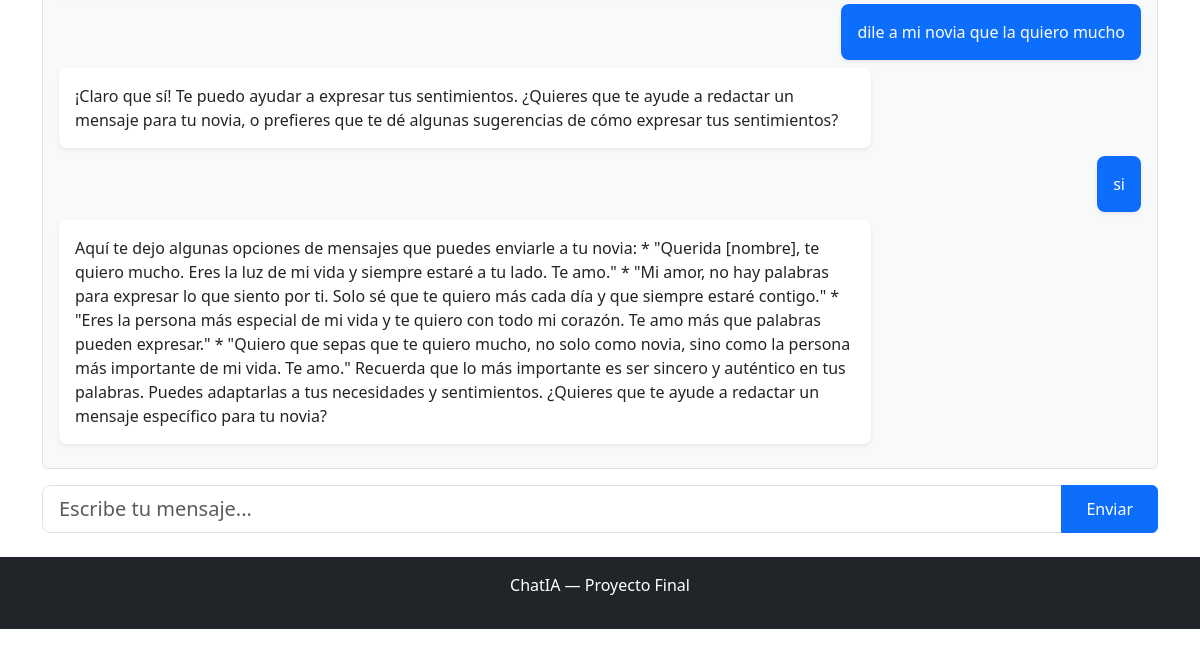
The page /chat/2/ (signed in, lower part) on the database as committed earlier.
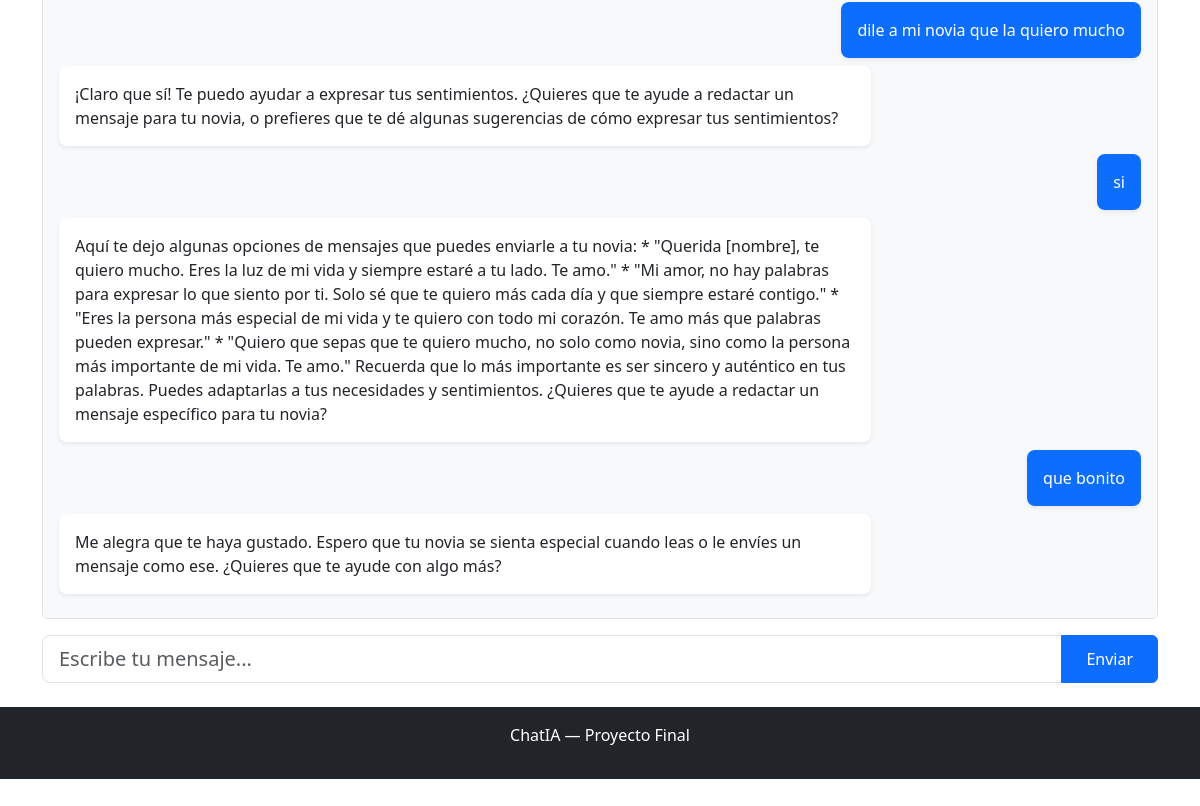
The same page on the database as committed later.
### chat/models.py (models this page shows, shortened)
class Mensaje(models.Model):
    ROL_CHOIZES = [
        ('User', 'Usuario'),
        ('assistant', 'Asistente'),
    ]
    conversacion = models.ForeignKey(Conversacion, on_delete=models.CASCADE)
    rol = models.CharField(max_length=20, choices=ROL_CHOIZES)
    contenido = models.TextField()
    creado = models.DateTimeField(auto_now_add=True)

### chat/views.py (the view, shortened to what this page needs)
# urls.py: path('chat/<int:id>/',views.chat_detalle,name='chat_detalle')
@login_required
def chat_detalle(request,id):
    conv = get_object_or_404(Conversacion,id=id,usuario=request.user)
    mensaje = conv.mensaje_set.order_by('creado')
    return render(request,"chat/chat_detalle.html",{
            'conv':conv,
            'mensaje':mensaje})

### chat/templates/chat/chat_detalle.html (shortened to what this page needs)
{% extends "chat/base.html" %}
{% block content %}
<div class="d-flex flex-column" style="height: 75vh;">
    <div id="mensajes" class="flex-grow-1 overflow-auto mb-3 p-3 rounded"
         style="background:#f8f9fa; border: 1px solid #dee2e6;">
        {% if mensaje %}
            {% for msg in mensaje %}
                <div class="d-flex {% if msg.rol == 'User' %}justify-content-end{% else %}justify-content-start{% endif %} mb-2">
                    <div class="p-3 rounded-3 shadow-sm"
                         style="max-width:75%;
                                background: {% if msg.rol == 'User' %}#0d6efd{% else %}#ffffff{% endif %};
                                color: {% if msg.rol == 'User' %}#ffffff{% else %}#212529{% endif %};">
                        {{ msg.contenido }}
                    </div>
                </div>
            {% endfor %}
        {% else %}
            <p class="text-center text-muted mt-5">Escribe el primer mensaje.</p>
        {% endif %}
    </div>
<form hx-post="/chat/{{ conv.id }}/"
      hx-target="#mensajes"
      hx-swap="innerHTML"
      hx-on="htmx:afterRequest: this.reset()">
    <div class="input-group">
        <input type="text" name="mensaje" class="form-control form-control-lg"
               placeholder="Escribe tu mensaje..." autocomplete="off">
        <button class="btn btn-primary px-4" type="submit">Enviar</button>
    </div>
</form>
</div>
{% endblock %}

Rows that differ between the two databases and show on the page:
added Mensaje: contenido "que bonito", rol "User" (drawn)
added Mensaje: contenido "Me alegra que te haya gustado. Espero que tu novia se sienta especial cuando leas o le envíes un mensaje como ese. ¿Quieres que te ayude con algo más?", rol "assistant" (drawn)
